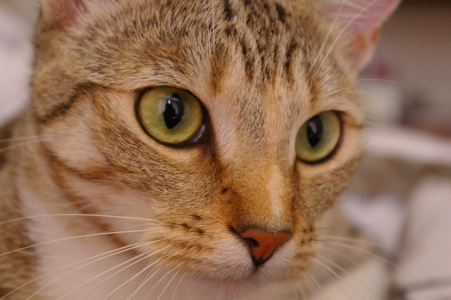
#> input picture skimage.data.chelsea(), 451 x 300 px
$ jupyter execute 0401_filters.ipynb
#> lines starting #> are read from the running program, lines starting #| are printed output that depends on the picture
[cell 1]
import numpy as np
import skimage as ski
from skimage import io
import matplotlib.pyplot as plt

[cell 2]
def conv(mat, kernel):
    r, c = mat.shape
    n = len(kernel)
    rows, cols = r-(n-1), c-(n-1)
    out = np.zeros((rows, cols))
    for i in range(rows):
        for j in range(cols):
            temp = 0
            for k in range(n):
                for l in range(n):
                    temp += mat[i + k, j + l]*kernel[k, l]
            out[i, j] = temp
    return out

[cell 3]
m = np.random.randint(1, 10, (10, 8))
print(m)

[cell 4]
k = np.array([[1, 2, 1],
              [2, 4, 2],
              [1, 2, 1]])
k = k / np.sum(k)

[cell 5]
out = conv(m, k)
print(out)

[cell 6]
im = ski.data.chelsea()
#> im is the input picture: shape (300, 451, 3); mean R, G, B 147.7, 111.4, 86.8
im = np.average(im, weights=[0.2125, 0.7154, 0.0721], axis=-1)
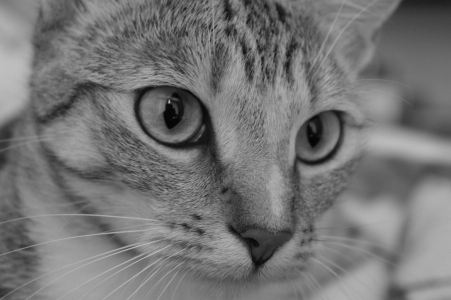
#> im: shape (300, 451) float64; min 3.86, max 192.7, mean 117.4

[cell 7]
filteredim = conv(im, k)
plt.subplots(figsize=(15, 20))
plt.subplot(211)
plt.axis('off')
plt.imshow(im, cmap='gray')
plt.subplot(212)
plt.axis('off')
plt.imshow(filteredim, cmap='gray')
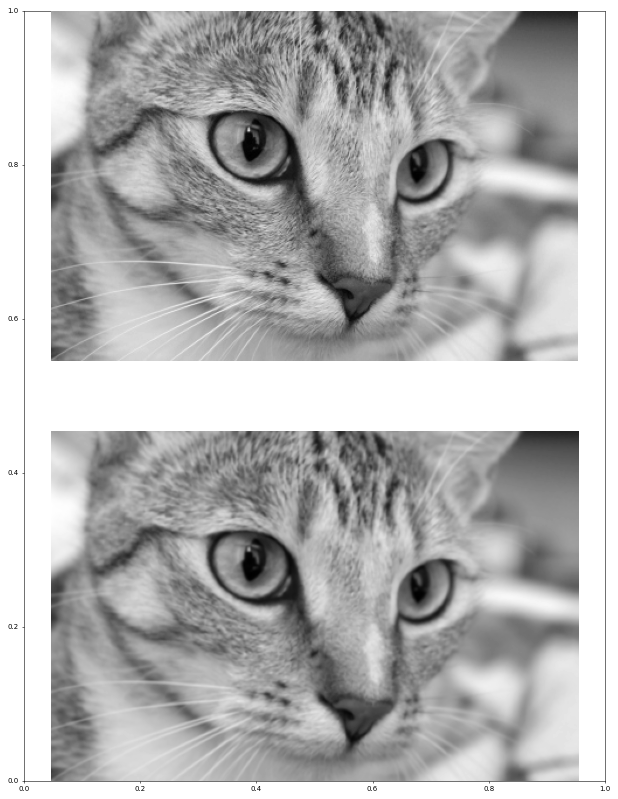
#> figure drawn by matplotlib, 2 panels

[cell 8]
def make_gaussian(n):
#> called with n = 5
    m = n // 2 + 1
    k = np.zeros((n, n), dtype=int)
    for i in range(m):
        for j in range(m):
            k[i, j] = (2**j)*(2**i)
            k[i, n-j-1] = (2**j)*(2**i)
    for i in range(m):
        k[n - i - 1] = k[i]
    return k/np.sum(k)

[cell 9]
k = make_gaussian(5)
print(k)

[cell 10]
k = make_gaussian(11)

[cell 11]
filteredim = conv(im, k)
#> after the loop in conv (call 3), `for i in range(rows):`:
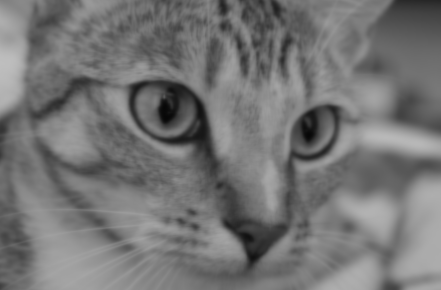
#> out: shape (290, 441) float64; min 7.01, max 190.4, mean 117.1
plt.subplots(figsize=(15, 20))
plt.subplot(211)
plt.axis('off')
plt.imshow(im, cmap='gray')
plt.subplot(212)
plt.axis('off')
plt.imshow(filteredim, cmap='gray')
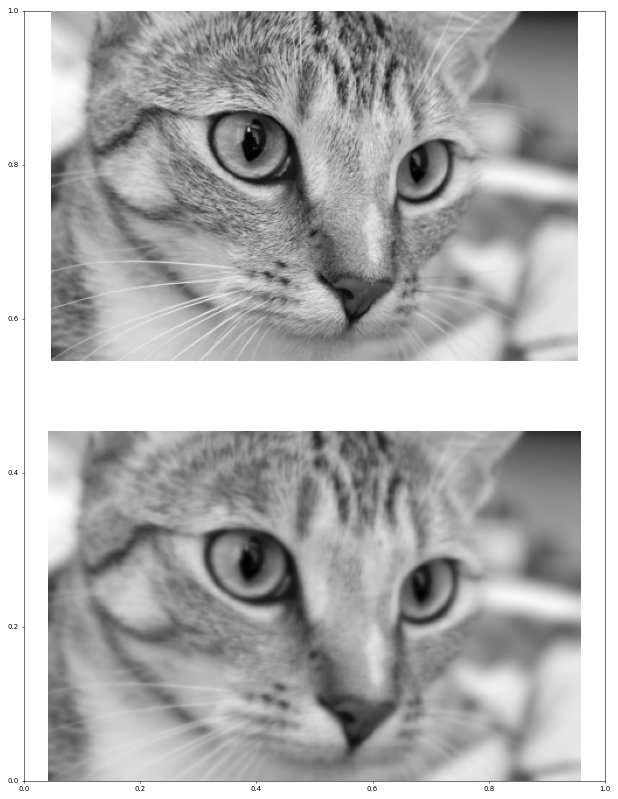
#> figure drawn by matplotlib, 2 panels

[cell 12]
im = ski.io.imread('s&p.jpg')
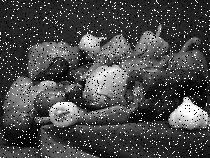
#> input picture s&p.jpg, 210 x 158 px
#> im is the input picture: shape (158, 210, 3); min 0, max 255, mean 72.4
im = np.average(im, weights=[0.2125, 0.7154, 0.0721], axis=-1)
#> im: shape (158, 210) float64

[cell 13]
k = np.array([[0, 1, 0],
              [1, -4, 1],
              [0, 1, 0]])

[cell 14]
n, m = im.shape
#> n = 158; m = 210
out = im[1:n-1, 1:m-1] - conv(im, k)
#> after the loop in conv (call 4), `for i in range(rows):`:
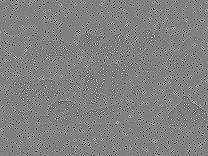
#> out: shape (156, 208) float64; min -1016, max 1004, mean 0.1; drawn with min black and max white
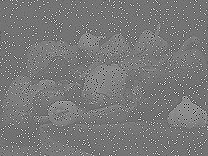
#> out: shape (156, 208) float64; min -1004, max 1271, mean 72.8; drawn with min black and max white
out = out - np.min(out)
out = 255*(out/np.max(out))

plt.subplots(figsize=(15, 20))
plt.subplot(211)
plt.axis('off')
plt.imshow(im, cmap='gray')
plt.subplot(212)
plt.axis('off')
plt.imshow(filteredim, cmap='gray')
